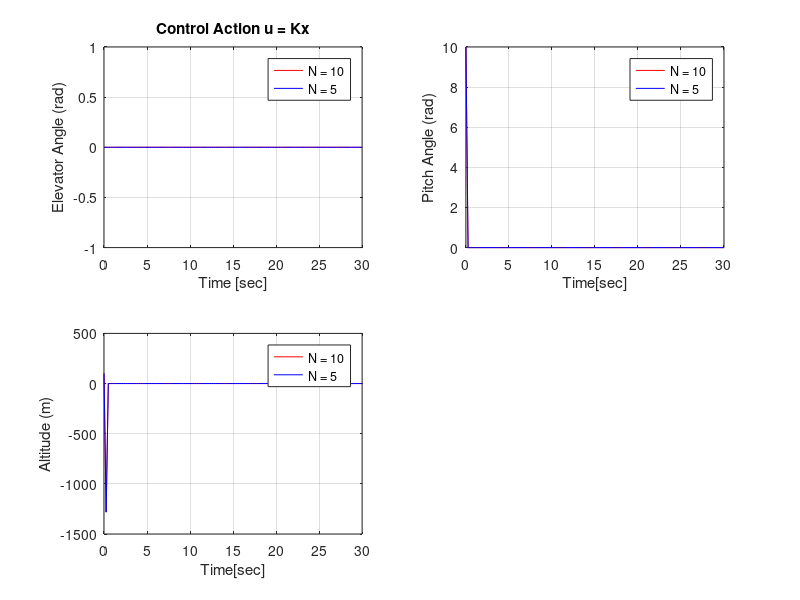

Reproduce this figure in MATLAB.
%Project 4 (Model Predictive Control) Constrained MPC
% Author: Scott Morris

clear all;
clc; close all;
% Initial Condition
x0 = [0;10;0;100];
y0 = [0;0;0;5000];
 % Sampling Time
dt = 0.25;
% Initial Input
u = 0;
% Ending Time
T_end = 30;
% Time Vector
t = 0:dt:T_end;
% Length of Time Vector
Nsim = length(t) - 1;
% State Matrices
A = [-1.28 0 0.98 0;0 0 1 0;-5.43 0 -1.84 0;-128.2 -128.2 0 0];
B = [-0.3;0;-17;0];
C = [1 0 0 0;0 1 0 0;0 0 1 0;0 0 0 1];
% Number of states (in our case, 4)
nx=size(A,2);
% Number of inputs (in our case, 1)
nu=size(B,2);
% Prediction horizon size (i.e. how many sampling intervals forward should
% we predict
N = 10;
% Input penalty value over the prediction horizon
R = 10;
R_bar = kron(eye(N),R);
% State penalty values over the prediction horizon
Q = diag([0,1,0,1]);
Q_bar = kron(eye(N),Q);
% Calculate Sx and Su (X = x_0*Sx + u*Su)
Su=zeros(N*nx,N*nu);
for i=1:N
   Sx((i-1)*nx+1:i*nx,:)=A^i;
   for j=1:i
      Su((i-1)*nx+1:(i)*nx,(j-1)*nu+1:j*nu)=A^(i-j)*B;
   end
end
% Claculate the cost function relating to the states
F = Su'*Q_bar*Sx;
% Claculate the cost function relating to the inputs
G = R_bar + Su'*Q_bar*Su;
% Reformulate G cost vector due to applied constraints
H = 2*G;

% Setup constraints for input
E1 = eye(N,N); E2 = eye(N,N);
E = [E1;-E2];
u_max = 0.262;
u_min = -0.262;
b = zeros(2*N, 1);
for i = 1:2*N
    b(i, 1) = u_max;
end

% Simulation
for k = 1 : Nsim + 1
    % Get the current state of the system
    xp = x0(:,k);
    % Update the cost function using the current state
    f = 2 * (F * xp);
    % Use quadprog to solve the cost minimisation (H & f) and obtain control input
    % for the supplied constraints (E & b)
    uopt = quadprog(H, f, E, b);
    u(:,k) = uopt(1);
    % Update state
    x0(:, k + 1) = A*x0(:,k) + B*u(:, k);
    % Update output
    y0(:,k) = C*x0(:,k);
end

% Repeat for N = 5

x1 = [0;10;0;100];
y1 = [0;0;0;5000]; 
u1 = 0;
N = 5;
Q_bar1 = kron(eye(N),Q);
R_bar1 = kron(eye(N),R);
Su1=zeros(N*nx,N*nu);
for i=1:N
   Sx1((i-1)*nx+1:i*nx,:)=A^i;
   for j=1:i
      Su1((i-1)*nx+1:(i)*nx,(j-1)*nu+1:j*nu)=A^(i-j)*B;
   end
end
F1 = Su1'*Q_bar1*Sx1;
G1 = R_bar1 + Su1'*Q_bar1*Su1;
H1 = 2*G1;
E11 = eye(N,N); E21 = eye(N,N);
E111 = [E11;-E21];
b1 = zeros(2*N, 1);
for i = 1:2*N
    b1(i, 1) = u_max;
end
for k = 1 : Nsim + 1
    xp = x1(:,k);
    f1 = 2 * (F1 * xp);
    uopt = quadprog(H1, f1, E111, b1);
    u1(:,k) = uopt(1);
    x1(:, k + 1) = A*x1(:,k) + B*u1(:, k);
    y1(:,k) = C*x1(:,k);
end

% Plot comparison of different cases

figure(1);
subplot(221);
plot(t,u,'r',t,u1,'b');
xlabel('Time [sec]'); ylabel('Elevator Angle (rad)')
title('Control Action u = Kx'); legend('N = 10', 'N = 5');
grid on;
subplot(222);
plot(t,y0(2,:),'r',t,y1(2,:),'b');
legend('N = 10', 'N = 5');
xlabel('Time[sec]');ylabel('Pitch Angle (rad)')
grid on;
subplot(223);
plot(t,y0(4,:),'r',t,y1(4,:),'b');
legend('N = 10', 'N = 5');
xlabel('Time[sec]');ylabel('Altitude (m)')
grid on;